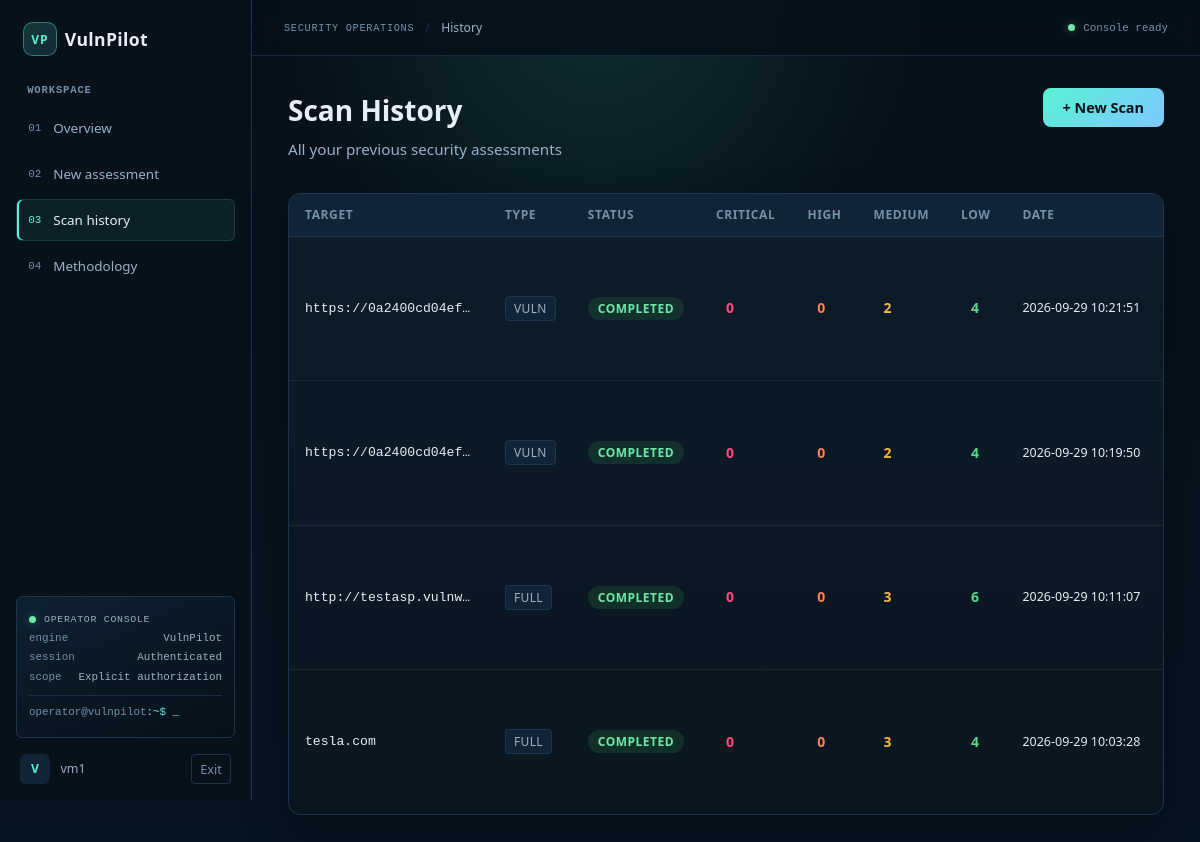
/history (signed in), run on the app's committed database.
### tables this page shows
CREATE TABLE scans (
                id TEXT PRIMARY KEY,
                user_id INTEGER NOT NULL,
                target TEXT NOT NULL,
                scan_type TEXT DEFAULT 'full',
                status TEXT DEFAULT 'running',
                results TEXT,
                critical_count INTEGER DEFAULT 0,
                high_count INTEGER DEFAULT 0,
                medium_count INTEGER DEFAULT 0,
                low_count INTEGER DEFAULT 0,
                created_at TIMESTAMP DEFAULT CURRENT_TIMESTAMP,
                updated_at TIMESTAMP DEFAULT CURRENT_TIMESTAMP,
                FOREIGN KEY (user_id) REFERENCES users(id)
            );

### app.py (the view)
@app.route('/history')
def history():
    if 'user_id' not in session:
        return redirect(url_for('login'))
    scans = db.get_scans_by_user(session['user_id'])
    return render_template('history.html', scans=scans)

### modules/database.py (called while the page is built)
    def get_conn(self):
        conn = sqlite3.connect(self.db_path)
        conn.row_factory = sqlite3.Row
        return conn

    def get_scans_by_user(self, user_id):
        conn = self.get_conn()
        scans = conn.execute('''
            SELECT * FROM scans WHERE user_id = ? ORDER BY created_at DESC
        ''', (user_id,)).fetchall()
        conn.close()
        return [dict(s) for s in scans]

### templates/history.html (shortened to what this page needs)
{% extends "base.html" %}
{% block extra_css %}
<link rel="stylesheet" href="{{ url_for('static', filename='css/dashboard.css') }}">
{% endblock %}
{% block content %}
<div class="page-header">
    <div>
        <h1 class="page-title">Scan History</h1>
        <p class="page-subtitle">All your previous security assessments</p>
    </div>
    <a href="{{ url_for('scan') }}" class="btn-primary">+ New Scan</a>
</div>
{% if scans %}
<div class="panel">
    <table class="data-table history-table">
        <thead>
            <tr>
                <th>Target</th>
                <th>Type</th>
                <th>Status</th>
                <th>Critical</th>
                <th>High</th>
                <th>Medium</th>
                <th>Low</th>
                <th>Date</th>
                <th>Actions</th>
            </tr>
        </thead>
        <tbody>
            {% for scan in scans %}
            <tr>
                <td class="target-cell">{{ scan.target }}</td>
                <td><span class="meta-tag">{{ scan.scan_type }}</span></td>
                <td><span class="badge badge--{{ scan.status }}">{{ scan.status }}</span></td>
                <td><span class="count-cell count-critical">{{ scan.critical_count or 0 }}</span></td>
                <td><span class="count-cell count-high">{{ scan.high_count or 0 }}</span></td>
                <td><span class="count-cell count-medium">{{ scan.medium_count or 0 }}</span></td>
                <td><span class="count-cell count-low">{{ scan.low_count or 0 }}</span></td>
                <td class="date-cell">{{ scan.created_at }}</td>
                <td>
                </td>
            </tr>
            {% endfor %}
        </tbody>
    </table>
</div>
{% endif %}
{% endblock %}

### static/css/main.css (style rules this page uses)
:root { --bg-primary: #07111a; --bg-secondary: #0d1b2a; --bg-tertiary: #112437; --border: #1e3550; --text-primary: #e8edf6; --text-secondary: #9bb1c7; --text-muted: #7590a9; --accent: #59f2d4; --accent-dark: #2ad1b0; --accent-strong: #7dc8ff; --success: #6ee7a8; --warning: #f7c873; --danger: #ff6b6b; --critical: #ff4d7a; --high: #ff7f50; --medium: #f5b642; --low: #58d68d; --info: #6bb8ff; --radius: 8px; --radius-lg: 12px; --shadow: 0 4px 16px rgba(0,0,0,0.4); --shadow-sm: 0 2px 8px rgba(0,0,0,0.3); --font: 'Segoe UI', system-ui, -apple-system, sans-serif; --font-mono: 'Cascadia Code', 'Fira Code', 'Consolas', monospace; --nav-height: 64px; }
*, *::before, *::after { box-sizing: border-box; margin: 0; padding: 0; }
html { scroll-behavior: smooth; }
body { font-family: var(--font); background: radial-gradient(circle at top, rgba(89, 242, 212, 0.12), transparent 30%), linear-gradient(180deg, #061018 0%, #071421 100%); color: var(--text-primary); min-height: 100vh; line-height: 1.6; }
a { color: var(--accent); text-decoration: none; }
.page-header { display: flex; align-items: flex-start; justify-content: space-between; margin-bottom: 2rem; flex-wrap: wrap; gap: 1rem; }
.page-title { font-size: 1.75rem; font-weight: 700; color: var(--text-primary); }
.page-subtitle { color: var(--text-secondary); font-size: 0.95rem; margin-top: 0.25rem; }
.btn-primary { display: inline-flex; align-items: center; gap: 0.5rem; padding: 0.5rem 1.25rem; background: linear-gradient(135deg, var(--accent), var(--accent-strong)); color: #041118; border: none; border-radius: var(--radius); font-size: 0.9rem; font-weight: 600; cursor: pointer; transition: background 0.15s, transform 0.1s; text-decoration: none; }
.panel { background: linear-gradient(180deg, rgba(13,27,42,0.98), rgba(10,22,31,0.98)); border: 1px solid var(--border); border-radius: var(--radius-lg); overflow: hidden; margin-bottom: 1.5rem; box-shadow: 0 20px 40px rgba(1, 6, 12, 0.35); }
.badge { display: inline-block; padding: 2px 10px; border-radius: 20px; font-size: 0.75rem; font-weight: 600; text-transform: uppercase; letter-spacing: 0.04em; }
.badge--completed { background: rgba(63,185,80,0.15); color: var(--success); }
.data-table { width: 100%; border-collapse: collapse; font-size: 0.875rem; }
.data-table th { padding: 0.7rem 1rem; text-align: left; font-size: 0.75rem; font-weight: 600; color: var(--text-muted); text-transform: uppercase; letter-spacing: 0.05em; background: var(--bg-tertiary); border-bottom: 1px solid var(--border); }
.data-table td { padding: 0.65rem 1rem; border-bottom: 1px solid rgba(48,54,61,0.5); color: var(--text-primary); vertical-align: middle; }
.data-table tr:last-child td { border-bottom: none; }

### static/css/dashboard.css (style rules this page uses)
.history-table { padding: 0; }
.target-cell { font-family: var(--font-mono); font-size: 0.82rem; max-width: 200px; overflow: hidden; text-overflow: ellipsis; white-space: nowrap; }
.date-cell { font-size: 0.78rem; color: var(--text-muted); white-space: nowrap; }
.count-cell { display: inline-block; min-width: 28px; text-align: center; font-weight: 700; font-size: 0.875rem; }
.count-critical { color: var(--critical); }
.count-high { color: var(--high); }
.count-medium { color: var(--medium); }
.count-low { color: var(--low); }
.meta-tag { display: inline-block; padding: 2px 8px; background: var(--bg-tertiary); border: 1px solid var(--border); border-radius: 4px; font-size: 0.75rem; color: var(--text-secondary); text-transform: uppercase; letter-spacing: 0.03em; }

### data on the page
scans: target "https://0a2400cd04ef…", scan_type "VULN", status "COMPLETED", critical_count "0", high_count "0", medium_count "2", low_count "4", created_at "2026-09-29 10:21:51"
scans: target "https://0a2400cd04ef…", scan_type "VULN", status "COMPLETED", critical_count "0", high_count "0", medium_count "2", low_count "4", created_at "2026-09-29 10:19:50"
scans: target "http://testasp.vulnw…", scan_type "FULL", status "COMPLETED", critical_count "0", high_count "0", medium_count "3", low_count "6", created_at "2026-09-29 10:11:07"
scans: target "tesla.com", scan_type "FULL", status "COMPLETED", critical_count "0", high_count "0", medium_count "3", low_count "4", created_at "2026-09-29 10:03:28"

### other printed values
{{ session.username[:1]|upper }} "V"
{{ session.username }} "vm1"
{{ request.endpoint|replace('_', ' ')|title }} "History"
